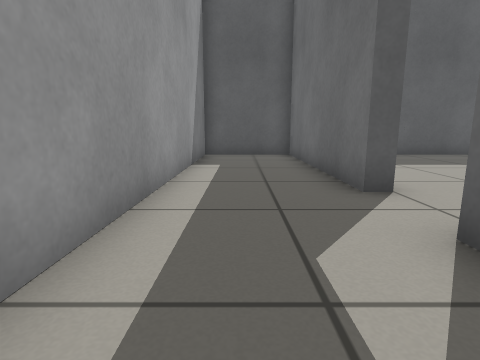
view 1 (above)

12 first-person views from a walk through a robot-simulator world made for Gazebo. The camera is 0.5 m above the floor, tilts 10° down and sees 80° across. The floor is counted in squares, 0.5 m on a side. Each view is taken from the middle of a square. On the plan, view 1 faces up. The plan holds only what a view shows up to about 11 squares ahead; the rest is blank.

view 2
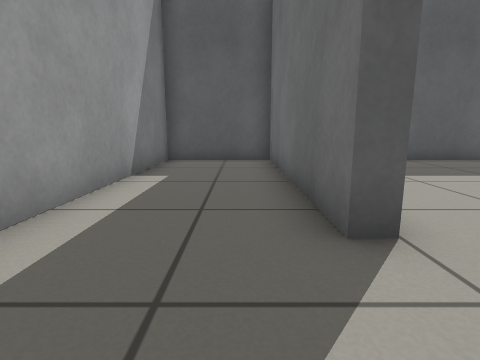

view 3
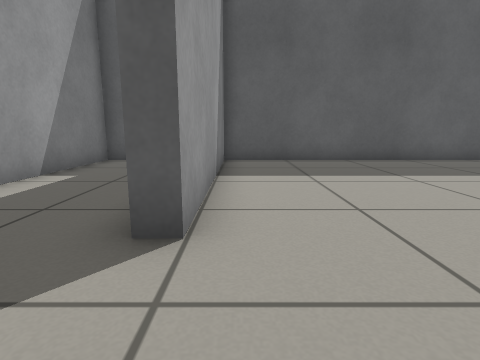

view 4
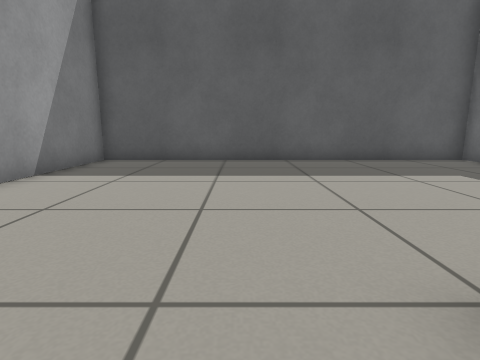

view 5
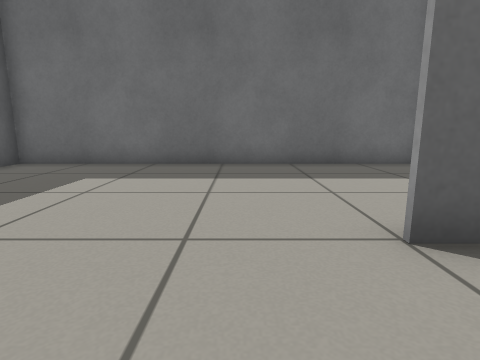

view 6
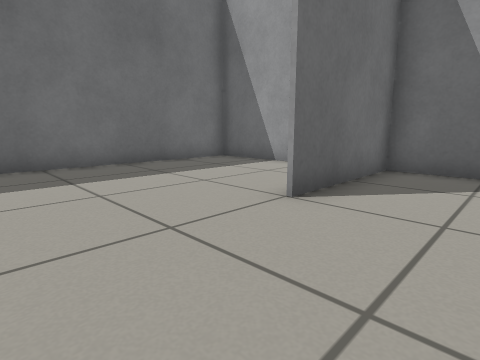

view 7
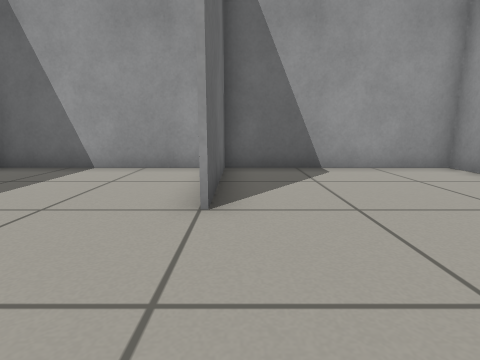

view 8
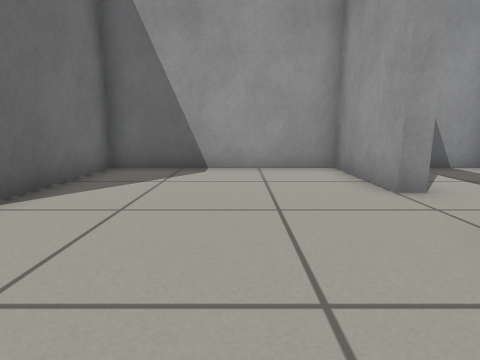

view 9
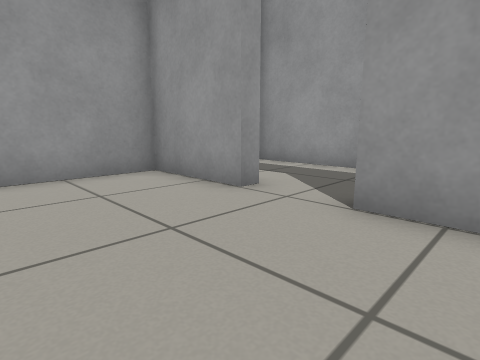

view 10
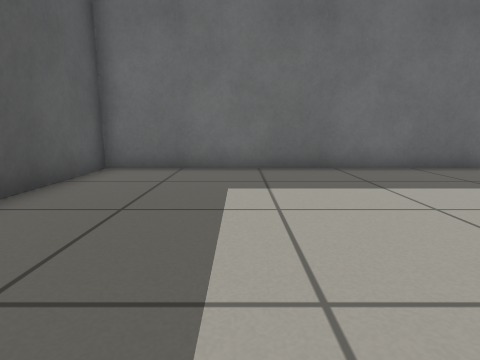

view 11
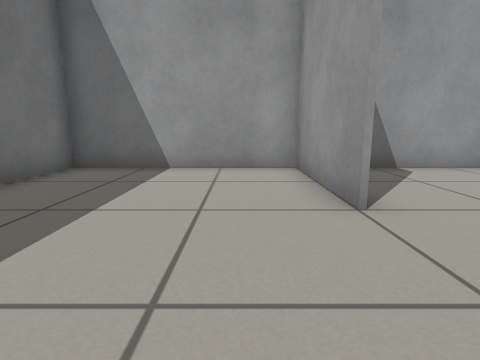

view 12
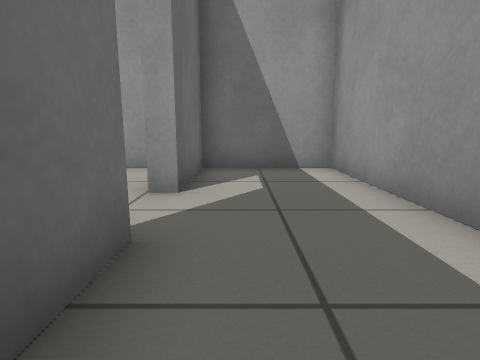

### Floor plan
Ten units are one square. View 1 is at (0, 0); x grows to the right and y downward. Boxes are objects, and circles mark ways between rooms. Rooms are numbered by the first view taken in them; rooms with no view inside come last. Other rooms are left out.
<svg viewBox="-19 -120 168 131">
<path fill="none" stroke="#000" d="M25 -45 20 -45 20 -115 -14 -115 -14 5 20 5 20 -25 25 -25M85 -36 85 5M84 6 84 -35M25 -25 25 5 144 5 144 -115 25 -115 25 -45"/>
<circle cx="20" cy="-35" r="3" fill="#2a7"/>
<text x="0" y="-50">1</text>
<text x="90" y="-60">2</text>
</svg>
Room 1 opens to room 2.

Where each view was taken, in squares from view 1:
view 1: 0 up, 0 right, facing up
view 2: 2 up, 1 right, facing up
view 3: 2 up, 3 right, facing up
view 4: 2 up, 7 right, facing up
view 5: 5 up, 6 right, facing right
view 6: 7 up, 6 right, facing down-right
view 7: 7 up, 8 right, facing down
view 8: 7 up, 5 right, facing down
view 9: 6 up, 6 right, facing down-left
view 10: 8 up, 7 right, facing right
view 11: 7 up, 10 right, facing down
view 12: 7 up, 1 right, facing down
